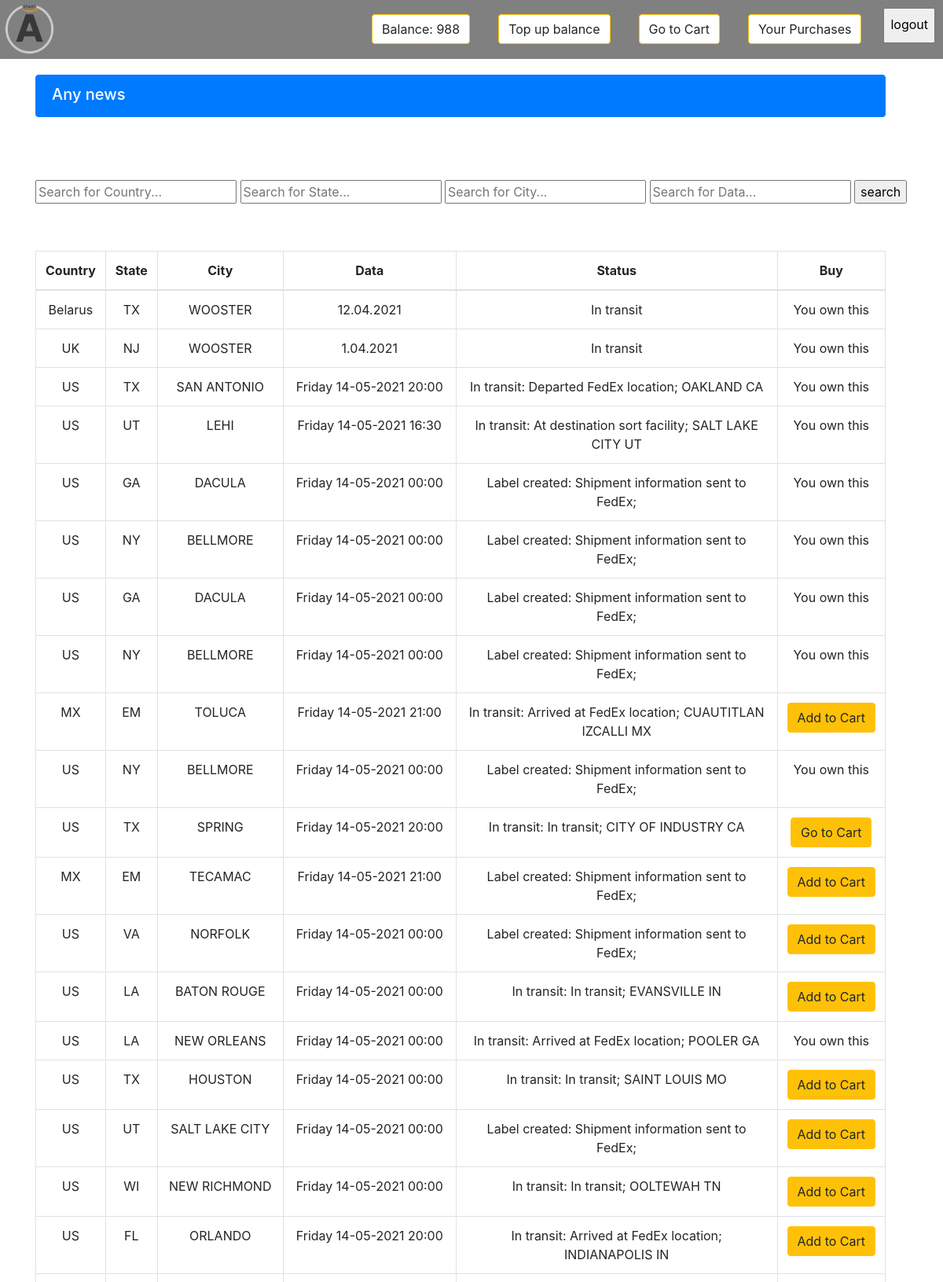
Screenshot of /products/ (signed in, upper part) with the database file from the repository.
### accounts/models.py (models this page shows, shortened)
class Profile(models.Model):
    user = models.OneToOneField(settings.AUTH_USER_MODEL, on_delete=models.CASCADE)
    balance = models.IntegerField(default=0)
    ebooks = models.ManyToManyField(Product, blank=True)
    stripe_id = models.CharField(max_length=200, null=True, blank=True)

### products/models.py (models this page shows, shortened)
class Product(models.Model):
    country = models.CharField(max_length=50, verbose_name='Страна')
    state = models.CharField(max_length=50, verbose_name='Штат')
    city = models.CharField(max_length=50, verbose_name='Город')
    data = models.CharField(max_length=100, verbose_name='Дата')
    status = models.CharField(max_length=50, verbose_name='Статус')
    number_track = models.CharField(max_length=50, verbose_name='Номер трека')
    price = models.IntegerField()

### products/views.py (the view)
@login_required
def product_list(request):
    object_list = Product.objects.all()
    filtered_orders = Order.objects.filter(owner=request.user.profile, is_ordered=False)
    current_order_products = []
    news_list = News.objects.filter().order_by('-date')[:3]
    paginator = Paginator(object_list, 50)
    page_number = request.GET.get('page')
    page_obj = paginator.get_page(page_number)
    if filtered_orders.exists():
    	user_order = filtered_orders[0]
    	user_order_items = user_order.items.all()
    	current_order_products = [product.product for product in user_order_items]
    context = {
        'page_obj': page_obj,
        'object_list': object_list,
        'current_order_products': current_order_products,
        'news_list': news_list,
    }
    return render(request, "products/product_list.html", context)

### products/templates/products/product_list.html (shortened to what this page needs)
{% extends 'base.html' %}
{% block content %}
<div class="list-group" style="padding:20px 28px 0 0;">
    {% for news in news_list %}
  <a href="#" class="list-group-item list-group-item-action flex-column align-items-start ">
    <div class="d-flex w-100 justify-content-between" >
      <h5 class="mb-1">{{news.title}}</h5>
      <small>{{news.date}}</small>
    </div>
    <p class="mb-1">{{news.description}}</p>
  </a>
    {% empty %}
    <a href="#" class="list-group-item list-group-item-action flex-column align-items-start active">
    <div class="d-flex w-100 justify-content-between">
      <h5 class="mb-1">Any news</h5>
    </div>
  </a>
    {% endfor %}
</div>
<div class="seaching_form" style="padding-top: 80px;">
    <form method="POST" action="{% url 'products:search' %}"  class="search-form" style="display:contents;">
        <input name="country" type="text" class="search_input" placeholder="Search for Country...">
        <input name="state" type="text" class="search_input" placeholder="Search for State...">
        <input name="city" type="text" class="search_input" placeholder="Search for City...">
        <input name="data" type="text" class="search_input" placeholder="Search for Data...">
        <input type="submit" value="search">
    </form>
</div>
 <section style="padding:0 28px 0 0;">
        <div class="row" style="margin-left: 0px; width:100%;">
            <table  class="table table-hover table-bordered text-center">
                <thead>
                <tr class="text-center" style="font-weight: 700;">
                    <th>Country</th>
                    <th>State</th>
                    <th style="width:160px;">City</th>
                    <th style="width:220px;">Data</th>
                    <th>Status</th>
                    <th>Buy</th>
                </tr>
             </thead>
                    {% for object in page_obj.object_list %}
                    <tr>
                        <td>{{ object.country }}</td>
                        <td>{{ object.state }}</td>
                        <td>{{ object.city }}</td>
                        <td>{{ object.data }}</td>
                        <td>{{ object.status }}</td>
                        <td>
                            {% if object in user.profile.ebooks.all %}
                            You own this
                            {% elif object in current_order_products %}
                            <a href="{% url 'shopping_cart:order_summary' %}" class="btn btn-warning">Go to Cart</a>
                            {% else %}
                            <a href="{% url 'shopping_cart:add_to_cart' object.id %}" class="btn btn-warning">Add to Cart</a>
                            {% endif %}
                        </td>
                    </tr>
                    {% endfor %}
            </table>
</div>
 </section>
{% endblock content %}

### templates/base.html (shortened to what this page needs)
{% load static %}
<!DOCTYPE html>
<html lang="en">
<head>
    <link href="https://stackpath.bootstrapcdn.com/bootstrap/4.1.1/css/bootstrap.min.css" rel="stylesheet">
    <link rel="stylesheet" href="https://use.fontawesome.com/releases/v5.0.13/css/all.css">
    <link rel="stylesheet" href="https://maxcdn.bootstrapcdn.com/bootstrap/4.0.0/css/bootstrap.min.css">
</head>
<body>
<header>
    <nav class="">
    {% if user.is_authenticated %}
        <div class="header_head">
            <div class="header_logo">
                <a href="{% url 'products:product-list' %}" class="header_logo-link">
                   <img src="{% static '/images/new.png'%}" alt="logo" class="header_logo-pic">
                </a>
             </div>
            <form method="POST" action="{% url 'account_logout' %}" class="logout_m" >
                <input type="submit" value="logout" style="padding: 7px 7px 10px 7px;">
            </form>
            <a href="{% url 'accounts:my_profile' %}" class="btn btn-warning" style="float:right; margin:18px;background-color:white;">Your Purchases</a>
            <a href="{% url 'shopping_cart:order_summary' %}" class="btn btn-warning" style="float:right; margin:18px;background-color:white;">Go to Cart</a>
            <a href="https://t.me/amazonbelarus" class="btn btn-warning" style="float:right; margin:18px;background-color:white;">Top up balance</a>
  <a href="#!" class="btn btn-warning" style="float:right; margin:18px;background-color:white;">Balance: {{ request.user.profile.balance }}</a>
        </div>
	{% endif %}
    </nav>
</header>
    <div class="container">
        {% block content %}{% endblock content %}
    </div>
</body>
</html>

### templates/base.html (style rules this page uses)
header { height: 75px; background: grey; }
.search-form { width: 50%; margin: 10px; display: inline-block; }
table { margin: 60px auto 0px auto; border: 3px solid black; }
td { border: 1px solid black; }
.header_logo { padding: 5px; display: inline-block; }
.header_logo-link > img { width: 65px; height: 65px; }
.logout_m { float:right; margin:10px; }

### rows the page displays
Product: country "Belarus", state "TX", city "WOOSTER", data "12.04.2021", status "In transit", shows "You own this"
Product: country "UK", state "NJ", city "WOOSTER", data "1.04.2021", status "In transit", shows "You own this"
Product: country "US", state "TX", city "SAN ANTONIO", data "Friday 14-05-2021 20:00", status "In transit: Departed FedEx location; OAKLAND CA", shows "You own this"
Product: country "US", state "UT", city "LEHI", data "Friday 14-05-2021 16:30", status "In transit: At destination sort facility; SALT LAKE CITY UT", shows "You own this"
Product: country "US", state "GA", city "DACULA", data "Friday 14-05-2021 00:00", status "Label created: Shipment information sent to FedEx;", shows "You own this"
Product: country "US", state "NY", city "BELLMORE", data "Friday 14-05-2021 00:00", status "Label created: Shipment information sent to FedEx;", shows "You own this"
Product: country "US", state "GA", city "DACULA", data "Friday 14-05-2021 00:00", status "Label created: Shipment information sent to FedEx;", shows "You own this"
Product: country "US", state "NY", city "BELLMORE", data "Friday 14-05-2021 00:00", status "Label created: Shipment information sent to FedEx;", shows "You own this"
Product: country "MX", state "EM", city "TOLUCA", data "Friday 14-05-2021 21:00", status "In transit: Arrived at FedEx location; CUAUTITLAN IZCALLI MX", shows "Add to Cart"
Product: country "US", state "NY", city "BELLMORE", data "Friday 14-05-2021 00:00", status "Label created: Shipment information sent to FedEx;", shows "You own this"
Product: country "US", state "TX", city "SPRING", data "Friday 14-05-2021 20:00", status "In transit: In transit; CITY OF INDUSTRY CA", shows "Go to Cart"
Product: country "MX", state "EM", city "TECAMAC", data "Friday 14-05-2021 21:00", status "Label created: Shipment information sent to FedEx;", shows "Add to Cart"
Product: country "US", state "VA", city "NORFOLK", data "Friday 14-05-2021 00:00", status "Label created: Shipment information sent to FedEx;", shows "Add to Cart"
Product: country "US", state "LA", city "BATON ROUGE", data "Friday 14-05-2021 00:00", status "In transit: In transit; EVANSVILLE IN", shows "Add to Cart"
Product: country "US", state "LA", city "NEW ORLEANS", data "Friday 14-05-2021 00:00", status "In transit: Arrived at FedEx location; POOLER GA", shows "You own this"
Product: country "US", state "TX", city "HOUSTON", data "Friday 14-05-2021 00:00", status "In transit: In transit; SAINT LOUIS MO", shows "Add to Cart"
Product: country "US", state "UT", city "SALT LAKE CITY", data "Friday 14-05-2021 00:00", status "Label created: Shipment information sent to FedEx;", shows "Add to Cart"
Product: country "US", state "WI", city "NEW RICHMOND", data "Friday 14-05-2021 00:00", status "In transit: In transit; OOLTEWAH TN", shows "Add to Cart"
Product: country "US", state "FL", city "ORLANDO", data "Friday 14-05-2021 20:00", status "In transit: Arrived at FedEx location; INDIANAPOLIS IN", shows "Add to Cart"

### other values shown
{{ request.user.profile.balance }} "988"
